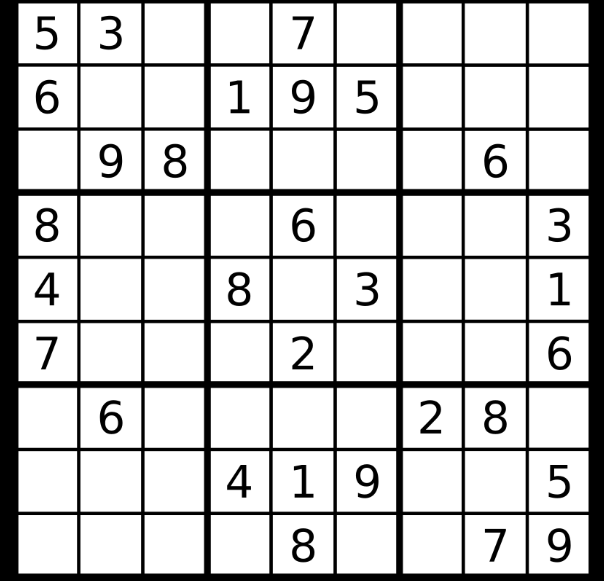
#> input picture example_01.png, 604 x 581 px
$ python escan.py
#> lines starting #> are read from the running program, lines starting #| are printed output that depends on the picture; after the words box and inside, x2 and y2 are one past the last pixel; in counts of white or black regions, pixels touching at a corner belong together
#-------------------------------------------------------------------------------
# Name:        module1
# Purpose:
#
# Author:      Adrian
#
# Created:     17/09/2023
# Copyright:   (c) Adrian 2023
# Licence:     <your licence>
#-------------------------------------------------------------------------------

import cv2
import numpy as np
from PIL import Image
import pytesseract
pytesseract.pytesseract.tesseract_cmd = r'C:\Program Files\Tesseract-OCR\tesseract.exe'

# Open the image using Pillow (PIL)
image_path = 'example_01.png'  # Replace with the path to your image
image = Image.open(image_path)
#> image is the input picture: PIL image 604x581 RGBA; mean R, G, B, A 202.7, 202.7, 202.7, 255

# Get the width and height of the image
width, height = image.size
#> width = 604; height = 581

# Calculate the width and height of each frame
frame_width = width // 9
#> frame_width = 67
frame_height = height // 9
#> frame_height = 64

# Initialize a list to store the frames
frames = []

# Loop through each row and column to extract frames
for y in range(0, height, frame_height):
    for x in range(0, width, frame_width):
        left = x
        upper = y
        right = x + frame_width
        lower = y + frame_height

        # Crop the image to create a frame
        frame = image.crop((left, upper, right, lower))

        # Convert the image to grayscale (optional, but it simplifies the process) *****
        grayscale_image = image.crop((left, upper, right, lower)).convert('L')

        # Get the width and height of the image
        w, h = grayscale_image.size

        # Check if all pixels are black (0) *****
        is_full_black = all(grayscale_image.getpixel((x, y)) == 0 for x in range(w) for y in range(h))

        if is_full_black:
            print("The image is completely black.")
        else:
            print("The image is not completely black.")
            # Append the frame to the list
            frames.append(frame)
#> after the loop, frames = 81 items

# Save or display the frames as needed
for i, frame in enumerate(frames):
    frame.save(f'frame_{i+1}.png')  # Save each frame as an image file
#> this loop made 81 passes
#> pass 1, `frame.save(f'frame_{i+1}.png')`:
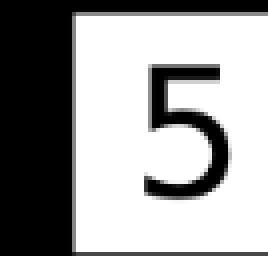
#> saved as frame_1.png: PIL image 67x64 RGBA (shown 4 times larger); mean R, G, B, A 155.6, 155.6, 155.6, 255
#> pass 2, `frame.save(f'frame_{i+1}.png')`:
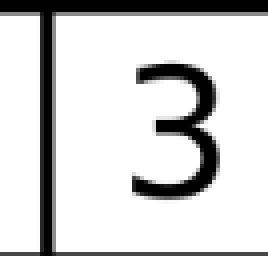
#> saved as frame_2.png: PIL image 67x64 RGBA (shown 4 times larger); mean R, G, B, A 210.2, 210.2, 210.2, 255
    # To display the frames, you can use frame.show()

print("Frames created successfully!")

nums = []
numss = []
for i, frame in enumerate(frames):
    # Load the img
    image = cv2.imread(f"frame_{i+1}.png")
#> image: shape (64, 67, 3); min 0, max 255, mean 155.6
    height, width, channels = image.shape
#> height = 64; width = 67; channels = 3

    # Cvt to hsv
    hsv = cv2.cvtColor(image, cv2.COLOR_BGR2HSV)
#> hsv: shape (64, 67, 3); mean H, S, V 0, 0, 155.6

    # Get binary-mask
    msk = cv2.inRange(hsv, np.array([0, 0, 175]), np.array([179, 255, 255]))
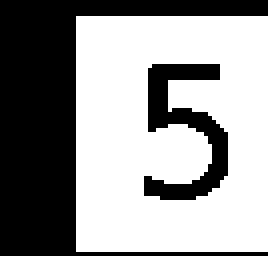
#> msk: shape (64, 67) (shown 4 times larger); 58.6% white; 2 black regions, box (x1, y1, x2, y2) and area: (0, 0, 67, 64) 1456, (36, 16, 57, 50) 319
    krn = cv2.getStructuringElement(cv2.MORPH_RECT, (5, 3))
    dlt = cv2.dilate(msk, krn, iterations=1)
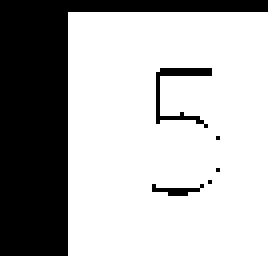
#> dlt: shape (64, 67) (shown 4 times larger); 69.4% white; 6 black regions (4 under 20 px), largest, box (x1, y1, x2, y2) and area: (0, 0, 67, 64) 1238, (39, 17, 53, 32) 53
    thr = 255 - cv2.bitwise_and(dlt, msk)

    reduce = 10
    crop_img = thr[reduce:width-reduce, reduce:height-reduce]
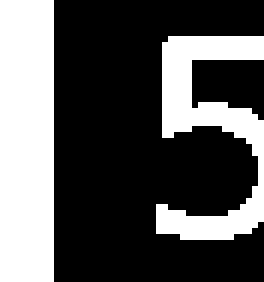
#> crop_img: shape (47, 44) (shown 6 times larger); 33.8% white; 2 white regions, box (x1, y1, x2, y2) and area: (0, 0, 9, 47) 423, (26, 6, 44, 40) 275

    # OCR
#> (the run stopped early here; a loop or call above may not have finished)

$ run again, with frame_9.png copied over example_01.png
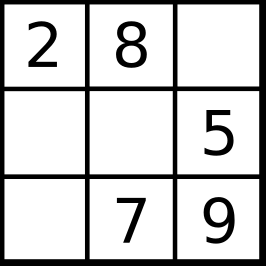
#> input picture frame_9.png, 266 x 266 px
#> image is the input picture: PIL image 266x266 L; min 0, max 255, mean 207.3
#> after the loop `for y in range(0, height, frame_height):`: frames = 81 items
#> the loop `for i, frame in enumerate(frames):` made 81 passes
#> image: shape (29, 29, 3)
#> hsv: shape (29, 29, 3); mean H, S, V 0, 0, 182.3
#> `msk = cv2.inRange(hsv, np.array([0, 0, 175]), np.array([179, 255, 255]))`:
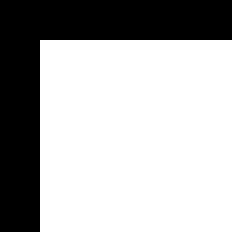
#> msk: shape (29, 29) (shown 8 times larger); 68.5% white; 1 black region, box (x1, y1, x2, y2) and area: (0, 0, 29, 29) 265
#> `dlt = cv2.dilate(msk, krn, iterations=1)`:
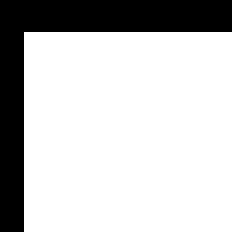
#> dlt: shape (29, 29) (shown 8 times larger); 77.3% white; 1 black region, box (x1, y1, x2, y2) and area: (0, 0, 29, 29) 191
#> thr: shape (29, 29); 31.5% white; 1 white region, box (x1, y1, x2, y2) and area: (0, 0, 29, 29) 265
